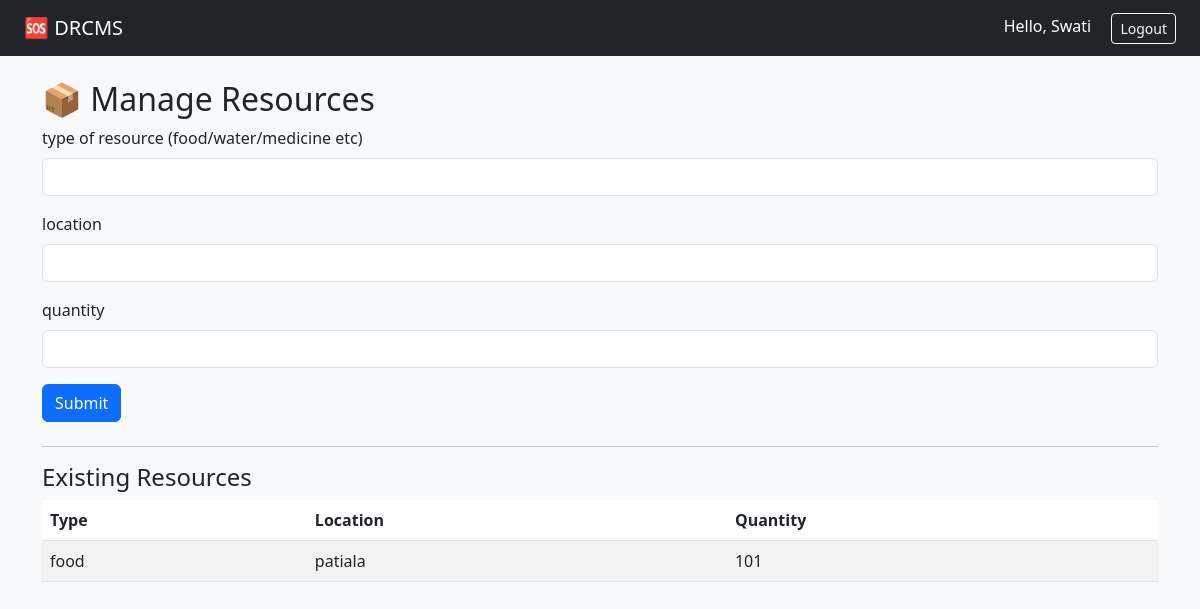
Screenshot of /admin/resources (signed in) with the database file from the repository.
### app/models.py (models this page shows, shortened)
class User(db.Model, UserMixin):
    __tablename__='users'
    id=db.Column(db.Integer, primary_key=True)
    name=db.Column(db.String(100), nullable=False)
    email=db.Column(db.String(100), unique=True, nullable=False)
    password_hash=db.Column(db.String(100), nullable=False)
    role=db.Column(db.String(100), nullable=False, default='user') #user/admin
    sos_request=db.relationship('SOSRequest', backref='user', lazy=True)

class Resource(db.Model):
    __tablename__ = 'resources'
    id = db.Column(db.Integer, primary_key=True)
    type = db.Column(db.String(50), nullable=False)  # e.g., 'water', 'food', 'medicine'
    quantity = db.Column(db.Integer, nullable=False)
    location = db.Column(db.String(200), nullable=False)

### app/routes/admin.py (the view, shortened to what this page needs)
@admin.route('/admin/resources', methods=['GET', 'POST'])
@login_required
def manage_resources():
    if current_user.role != 'admin':
        flash('Access denied. Admins only.')
        return redirect(url_for('sos.dashboard'))
    form=ManageResource()
    resources = Resource.query.all()
    return render_template('resources.html', resources=resources, form=form)

### app/forms.py
class ManageResource(FlaskForm):
    type=StringField('type of resource (food/water/medicine etc)', validators=[DataRequired()])
    location=StringField('location', validators=[DataRequired()])
    quantity=IntegerField('quantity', validators=[DataRequired()])
    submit=SubmitField('Submit')

### app/__init__.py (called while the page is built)
def create_app():
    app=Flask(__name__)
    app.config.from_object('config.Config')
    db.init_app(app)
    login_manager.init_app(app)
    mail.init_app(app)
    @app.after_request
    def add_header(response):
        response.headers['Cache-Control'] = 'no-store, no-cache, must-revalidate, post-check=0, pre-check=0, max-age=0'
        response.headers['Pragma'] = 'no-cache'
        response.headers['Expires'] = '0'
        return response
    from app.routes.auth  import auth as auth_bp
    from app.routes.sos import sos  as sos_bp
    from app.routes.admin import admin as admin_bp
    app.register_blueprint(auth_bp)
    app.register_blueprint(sos_bp)
    app.register_blueprint(admin_bp)
    return app

### app/models.py (called while the page is built)
@login_manager.user_loader
def load_user(user_id):
    return User.query.get(int(user_id))

### app/templates/resources.html (shortened to what this page needs)
{% extends "layout.html" %}
{% block content %}
<h2>📦 Manage Resources</h2>
<form method="POST" class="mb-4">
    <div class="mb-3">
        {{ form.type.label(class="form-label") }}
        {{ form.type(class="form-control") }}
    </div>
    <div class="mb-3">
        {{ form.location.label(class="form-label") }}
        {{ form.location(class="form-control") }}
    </div>
    <div class="mb-3">
        {{ form.quantity.label(class="form-label") }}
        {{ form.quantity(class="form-control") }}
    </div>
    {{ form.submit(class="btn btn-primary") }}
</form>
<hr>
<h4>Existing Resources</h4>
<table class="table table-striped">
    <thead>
        <tr>
            <th>Type</th>
            <th>Location</th>
            <th>Quantity</th>
        </tr>
    </thead>
    <tbody>
        {% for r in resources %}
        <tr>
            <td>{{ r.type }}</td>
            <td>{{ r.location }}</td>
            <td>{{ r.quantity }}</td>
        </tr>
        {% endfor %}
    </tbody>
</table>
{% endblock %}

### app/templates/layout.html (shortened to what this page needs)
<!DOCTYPE html>
<html lang="en">
<head>
    <link href="https://cdn.jsdelivr.net/npm/bootstrap@5.3.0/dist/css/bootstrap.min.css" rel="stylesheet">
</head>
<body class="bg-light">
    <nav class="navbar navbar-expand-lg navbar-dark bg-dark px-4">
        <a class="navbar-brand" href="#">🆘 DRCMS</a>
        <div class="ms-auto">
            {% if current_user.is_authenticated %}
                <span class="text-white me-3">Hello, {{ current_user.name }}</span>
                <a href="{{ url_for('auth.logout') }}" class="btn btn-sm btn-outline-light">Logout</a>
            {% endif %}
        </div>
    </nav>
    <div class="container mt-4">
        {% block content %}{% endblock %}
    </div>
</body>
</html>

### rows the page displays
User: name "Swati"
Resource: type "food", location "patiala", quantity "101"
